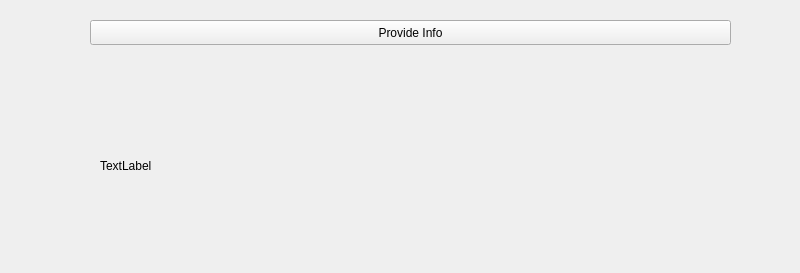
<?xml version="1.0" encoding="UTF-8"?>
<ui version="4.0">
 <class>Widget</class>
 <widget class="QWidget" name="Widget">
  <property name="geometry">
   <rect>
    <x>0</x>
    <y>0</y>
    <width>800</width>
    <height>273</height>
   </rect>
  </property>
  <property name="windowTitle">
   <string>Widget</string>
  </property>
  <widget class="QPushButton" name="provideInfoButton">
   <property name="geometry">
    <rect>
     <x>90</x>
     <y>20</y>
     <width>641</width>
     <height>25</height>
    </rect>
   </property>
   <property name="text">
    <string>Provide Info</string>
   </property>
  </widget>
  <widget class="QLabel" name="infoLabel">
   <property name="geometry">
    <rect>
     <x>100</x>
     <y>120</y>
     <width>551</width>
     <height>91</height>
    </rect>
   </property>
   <property name="text">
    <string>TextLabel</string>
   </property>
  </widget>
 </widget>
 <resources/>
 <connections/>
</ui>
